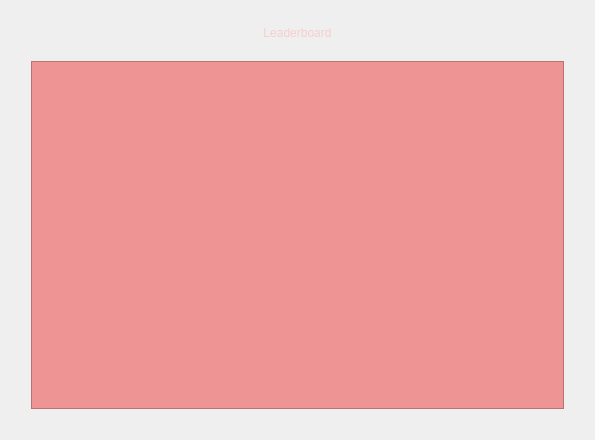
<?xml version="1.0" encoding="UTF-8"?>
<ui version="4.0">
 <class>Leaderboard</class>
 <widget class="QDialog" name="Leaderboard">
  <property name="geometry">
   <rect>
    <x>0</x>
    <y>0</y>
    <width>595</width>
    <height>440</height>
   </rect>
  </property>
  <property name="minimumSize">
   <size>
    <width>595</width>
    <height>440</height>
   </size>
  </property>
  <property name="maximumSize">
   <size>
    <width>595</width>
    <height>440</height>
   </size>
  </property>
  <property name="windowTitle">
   <string>MATFWars</string>
  </property>
  <property name="styleSheet">
   <string notr="true">#Leaderboard{
background-image: url(:/background/background2.jpg);
}</string>
  </property>
  <layout class="QVBoxLayout" name="verticalLayout_2">
   <item>
    <layout class="QVBoxLayout" name="verticalLayout">
     <property name="leftMargin">
      <number>20</number>
     </property>
     <property name="topMargin">
      <number>0</number>
     </property>
     <property name="rightMargin">
      <number>20</number>
     </property>
     <property name="bottomMargin">
      <number>20</number>
     </property>
     <item>
      <spacer name="verticalSpacer_2">
       <property name="orientation">
        <enum>Qt::Vertical</enum>
       </property>
       <property name="sizeType">
        <enum>QSizePolicy::Minimum</enum>
       </property>
       <property name="sizeHint" stdset="0">
        <size>
         <width>10</width>
         <height>15</height>
        </size>
       </property>
      </spacer>
     </item>
     <item>
      <widget class="QLabel" name="leaderboard_label">
       <property name="styleSheet">
        <string notr="true">font: 600 30pt &quot;URW Bookman&quot;;
color: rgb(246, 206, 206);</string>
       </property>
       <property name="text">
        <string>&lt;html&gt;&lt;head/&gt;&lt;body&gt;&lt;p&gt;Leaderboard&lt;/p&gt;&lt;/body&gt;&lt;/html&gt;</string>
       </property>
       <property name="alignment">
        <set>Qt::AlignCenter</set>
       </property>
      </widget>
     </item>
     <item>
      <spacer name="verticalSpacer">
       <property name="orientation">
        <enum>Qt::Vertical</enum>
       </property>
       <property name="sizeType">
        <enum>QSizePolicy::Minimum</enum>
       </property>
       <property name="sizeHint" stdset="0">
        <size>
         <width>20</width>
         <height>15</height>
        </size>
       </property>
      </spacer>
     </item>
     <item>
      <widget class="QTextEdit" name="leaderboard_textEdit">
       <property name="tabletTracking">
        <bool>false</bool>
       </property>
       <property name="styleSheet">
        <string notr="true"> font: 600 15pt &quot;URW Bookman&quot;;
background-color: rgb(238, 148, 148);
</string>
       </property>
       <property name="verticalScrollBarPolicy">
        <enum>Qt::ScrollBarAlwaysOff</enum>
       </property>
       <property name="horizontalScrollBarPolicy">
        <enum>Qt::ScrollBarAlwaysOff</enum>
       </property>
       <property name="autoFormatting">
        <set>QTextEdit::AutoNone</set>
       </property>
       <property name="tabChangesFocus">
        <bool>false</bool>
       </property>
       <property name="lineWrapMode">
        <enum>QTextEdit::WidgetWidth</enum>
       </property>
       <property name="markdown">
        <string/>
       </property>
       <property name="textInteractionFlags">
        <set>Qt::TextBrowserInteraction</set>
       </property>
      </widget>
     </item>
    </layout>
   </item>
  </layout>
 </widget>
 <resources/>
 <connections/>
</ui>
